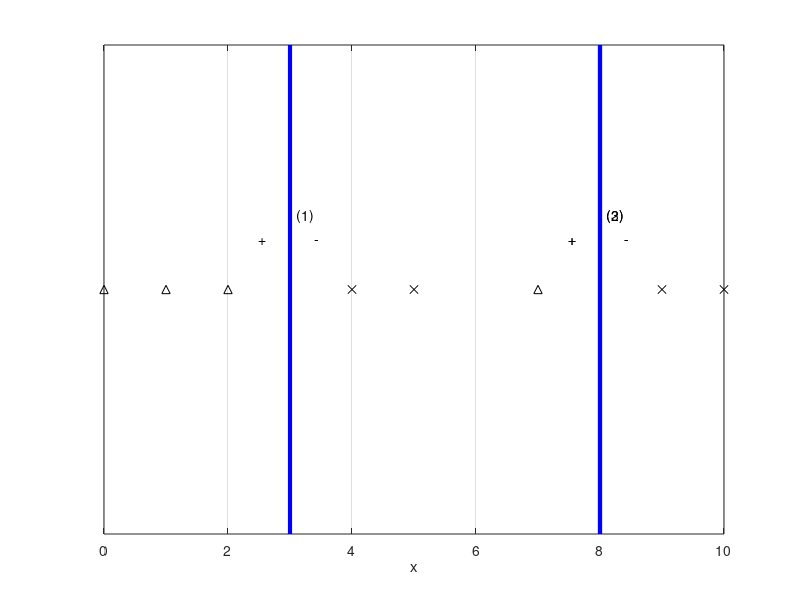

This figure's MATLAB source:
y = 1;
pos = [0 1 2 7];
neg = [4 5 9 10];
plot(pos, y, '^k');
hold on;
plot(neg, y, 'xk');
set(gca, 'ytick', []);
grid on;
%%
plot([3 3], [0 2], '-b', 'LineWidth', 3);
xlabel('x');
text(3.1, 1.3, '(1)');
text(3.4, 1.2, '-');
text(2.5, 1.2, '+');
%%
plot([8 8], [0 2], '-b', 'LineWidth', 3);
xlabel('x');
text(8.1, 1.3, '(2)');
text(8.4, 1.2, '-');
text(7.5, 1.2, '+');
%%
plot([8 8], [0 2], '-b', 'LineWidth', 3);
xlabel('x');
text(8.1, 1.3, '(3)');
text(8.4, 1.2, '-');
text(7.5, 1.2, '+');